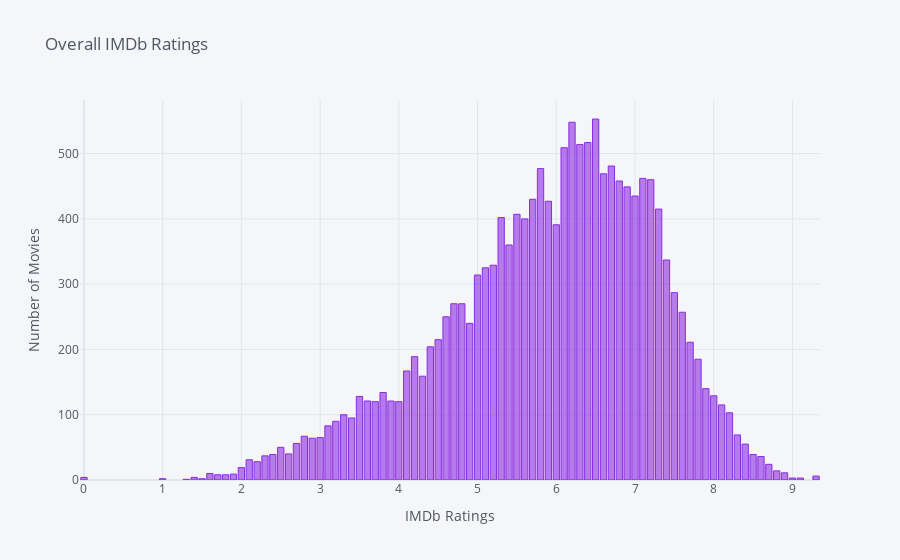

Notebook source saved alongside this figure:
### Markdown cell above
#  Overall IMDb Ratings

### Code cell
data['IMDb'].value_counts().iplot(kind="bar",
                                  color="blueviolet",
                                  xTitle='IMDb Ratings',
                                  yTitle="Number of Movies",
                                  title="Overall IMDb Ratings")

### Figure 1 — Plotly figure (JSON) as saved in the notebook; plotly's stock layout.template omitted (floating-point values rounded to 4 significant figures)
{"data": [{"marker": {"color": "rgba(138, 43, 226, 0.6)", "line": {"color": "rgba(138, 43, 226, 1.0)", "width": 1}}, "name": "IMDb", "orientation": "v", "text": "", "type": "bar", "x": [6.5, 6.2, 6.4, 6.3, 6.1, 6.7, 5.8, 6.6, 7.1, 7.2, 6.8, 6.9, 7, 5.7, 5.9, 7.3, 5.5, 5.3, 5.6, 6, 5.4, 7.4, 5.2, 5.1, 5, 7.5, 4.7, 4.8, 7.6, 4.6, 4.9, 4.5, 7.7, 4.4, 4.2, 7.8, 4.1, 4.3, 7.9, 3.8, 8, 3.5, 3.6, 3.9, 3.7, 4, 8.1, 8.2, 3.3, 3.4, 3.2, 3.1, 8.3, 2.8, 3, 2.9, 2.7, 8.4, 2.5, 2.6, 8.5, 2.4, 2.3, 8.6, 2.1, 2.2, 8.7, 2, 8.8, 8.9, 1.6, 1.9, 1.8, 1.7, 9.3, 0, 1.4, 9.1, 9, 1.5, 1, 1.3], "y": [553, 548, 517, 514, 509, 481, 477, 469, 462, 460, 458, 449, 435, 430, 427, 415, 407, 402, 400, 391, 360, 337, 329, 325, 314, 287, 270, 270, 257, 250, 240, 215, 211, 204, 189, 185, 167, 159, 140, 134, 129, 128, 121, 121, 120, 120, 115, 103, 100, 95, 90, 83, 69, 67, 65, 64, 56, 55, 50, 40, 39, 39, 37, 36, 31, 28, 24, 19, 14, 11, 10, 9, 8, 8, 6, 4, 4, 3, 3, 2, 2, 1]}], "layout": {"legend": {"bgcolor": "#F5F6F9", "font": {"color": "#4D5663"}}, "paper_bgcolor": "#F5F6F9", "plot_bgcolor": "#F5F6F9", "title": {"font": {"color": "#4D5663"}, "text": "Overall IMDb Ratings"}, "xaxis": {"gridcolor": "#E1E5ED", "showgrid": true, "tickfont": {"color": "#4D5663"}, "title": {"font": {"color": "#4D5663"}, "text": "IMDb Ratings"}, "zerolinecolor": "#E1E5ED"}, "yaxis": {"gridcolor": "#E1E5ED", "showgrid": true, "tickfont": {"color": "#4D5663"}, "title": {"font": {"color": "#4D5663"}, "text": "Number of Movies"}, "zerolinecolor": "#E1E5ED"}}}
